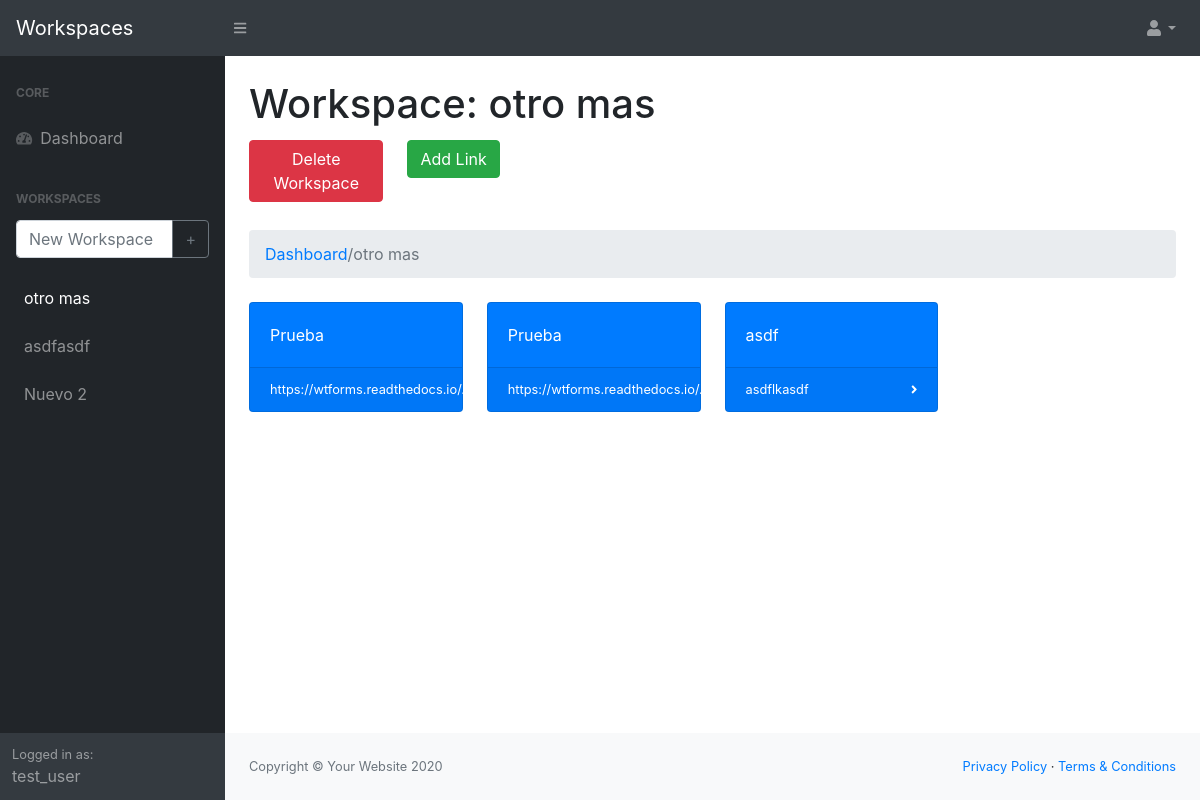
Screenshot of /workspace/otro mas/detail (signed in) with the database file from the repository.
### workspaces/models/workspace.py (models this page shows, shortened)
class Workspace(db.Model):
    id = db.Column(db.Integer, primary_key=True)
    name = db.Column(db.String(64), index=True)
    user_id = db.Column(db.Integer, db.ForeignKey('user.id'))
    links = db.relationship('Link', cascade='all, delete-orphan', lazy='dynamic')

### workspaces/models/user.py (models this page shows, shortened)
class User(UserMixin,db.Model):
    id = db.Column(db.Integer, primary_key=True)
    username = db.Column(db.String(64), index=True, unique=True)
    email = db.Column(db.String(120), index=True, unique=True)
    password_hash = db.Column(db.String(128))
    workspaces = db.relationship('Workspace', cascade='all, delete-orphan', lazy='dynamic')

### workspaces/models/link.py (models this page shows, shortened)
class Link(db.Model):
    id = db.Column(db.Integer, primary_key=True)
    name = db.Column(db.String(64), index=True)
    url = db.Column(db.String(64), index=True)
    workspace_id = db.Column(db.Integer, db.ForeignKey('workspace.id'))

### workspaces/routes.py (the view, shortened to what this page needs)
@app.route('/workspace/<workspace_name>/detail', methods=['GET', 'POST'])
def workspace_detail(workspace_name):
    workspaces = workspace.get_all_workspaces(current_user)
    links_urls = [workspace.links for workspace in workspaces]
    ws_form = NewWorkspaceForm()
    link_form = NewLinkForm()
    del_ws_form = DeleteWorkspaceForm()
    workspace_names = [workspace.name for workspace in workspaces]
    detailed_workspace = [workspace for workspace in workspaces if workspace.name == workspace_name][0]
    return render_template('ws_detail.html', workspaces=workspaces, ws_form=ws_form, link_form=link_form, del_ws_form=del_ws_form, detailed_workspace=detailed_workspace)

### workspaces/forms/workspace.py
class NewWorkspaceForm(FlaskForm):
    ws_name = StringField('New Workspace', validators=[DataRequired()], render_kw={"placeholder": "New Workspace"})
    submit = SubmitField('+')

### workspaces/forms/link.py
class NewLinkForm(FlaskForm):
    name = StringField('Name', validators=[DataRequired()], render_kw={'placeholder': 'Url name'})
    url = StringField('Url', validators=[DataRequired()], render_kw={'placeholder': 'Url'})
    submit = SubmitField('Add')

### workspaces/models/user.py (called while the page is built)
@login.user_loader
def load_user(id):
    return User.query.get(int(id))

### workspaces/models/workspace.py (called while the page is built)
def get_all_workspaces(user=None):
    try:
        return Workspace.query.filter_by(user_id=user.id).all()
    except:
        return None

### workspaces/templates/ws_detail.html (shortened to what this page needs)
{% extends 'index.html' %}
{% block detail %}
<div class="container-fluid">
    <h1 class="mt-4">Workspace: {{ detailed_workspace.name }}</h1>
    <div class="row">
        <div class="col-sm-2 my-1">
            <form method ="post" action="/"><button type="submit" name="delete_ws" value="{{detailed_workspace.name}}" class="btn btn-danger">Delete Workspace</button></form>
        </div>
        <div class="col-sm-2 my-1">
            <a class="btn btn-success" href="#new_link_form" id="new_link_show_btn">Add Link</a>
        </div>
    </div>
    <ol class="breadcrumb my-4">
        <li class="breadcrumb-item active"><a href="{{ url_for('index') }}">Dashboard</a>/{{ detailed_workspace.name }}</li>
    </ol>
    <div class="row">
        {% for link in detailed_workspace.links %}
        <div class="col-xl-3 col-md-6">
            <div class="card bg-primary text-white mb-4">
                <div class="card-body">{{ link.name }}</div>
                <div class="card-footer d-flex align-items-center justify-content-between">
                    {% if link.url|length > 35 %}
                    <a class="small text-white stretched-link" href="{{ link.url }}" target="_blank">{{ link.url[:31] }}...</a>
                    {% else %}
                    <a class="small text-white stretched-link" href="{{ link.url }}" target="_blank">{{ link.url }}</a>
                    {% endif %}
                    <div class="small text-white"><i class="fas fa-angle-right"></i></div>
                </div>
            </div>
        </div>
        {% endfor %}
    </div>
</div>
{% endblock %}

### workspaces/templates/index.html (shortened to what this page needs)
{% extends "base.html" %}
{% block content %}
<div id="layoutSidenav">
    <div id="layoutSidenav_nav">
        <nav class="sb-sidenav accordion sb-sidenav-dark" id="sidenavAccordion">
            <div class="sb-sidenav-menu">
                <div class="nav">
                    <div class="sb-sidenav-menu-heading">Core</div>
                    <a class="nav-link" href="{{ url_for('index') }}">
                        <div class="sb-nav-link-icon"><i class="fas fa-tachometer-alt"></i></div>
                        Dashboard
                    </a>
                    <div class="sb-sidenav-menu-heading">Workspaces</div>
                    <form action="" class="mx-3 text-center" method="post" novalidate>
                        <div class="input-group mb-3">
                            {{ ws_form.ws_name(class="form-control") }}
                            <div class="input-group-append">
                                {{ ws_form.submit(class="btn btn-outline-secondary") }}
                            </div>
                        </div>
                    </form>
                    {% for workspace in workspaces %}
                    <a class="nav-link" href="{{ url_for('workspace_detail', workspace_name=workspace.name) }}">
                        {{ workspace.name }}
                    </a>
                    {% endfor %}
                </div>
            </div>
            <div class="sb-sidenav-footer">
                <div class="small">Logged in as:</div>
                {{ current_user.username }}
            </div>
        </nav>
    </div>
    <div id="layoutSidenav_content">
        <main>
            {% block detail %}
            {% endblock %}
        </main>
        <footer class="py-4 bg-light mt-auto">
            <div class="container-fluid">
                <div class="d-flex align-items-center justify-content-between small">
                    <div class="text-muted">Copyright &copy; Your Website 2020</div>
                    <div>
                        <a href="#">Privacy Policy</a>
                        &middot;
                        <a href="#">Terms &amp; Conditions</a>
                    </div>
                </div>
            </div>
        </footer>
    </div>
</div>
{% endblock %}

### rows the page displays
Workspace: name "otro mas"
Workspace: name "asdfasdf"
Workspace: name "Nuevo 2"
User: username "test_user"
Link: name "Prueba", url "https://wtforms.readthedocs.io/"
Link: name "Prueba", url "https://wtforms.readthedocs.io/"
Link: name "asdf", url "asdflkasdf"
